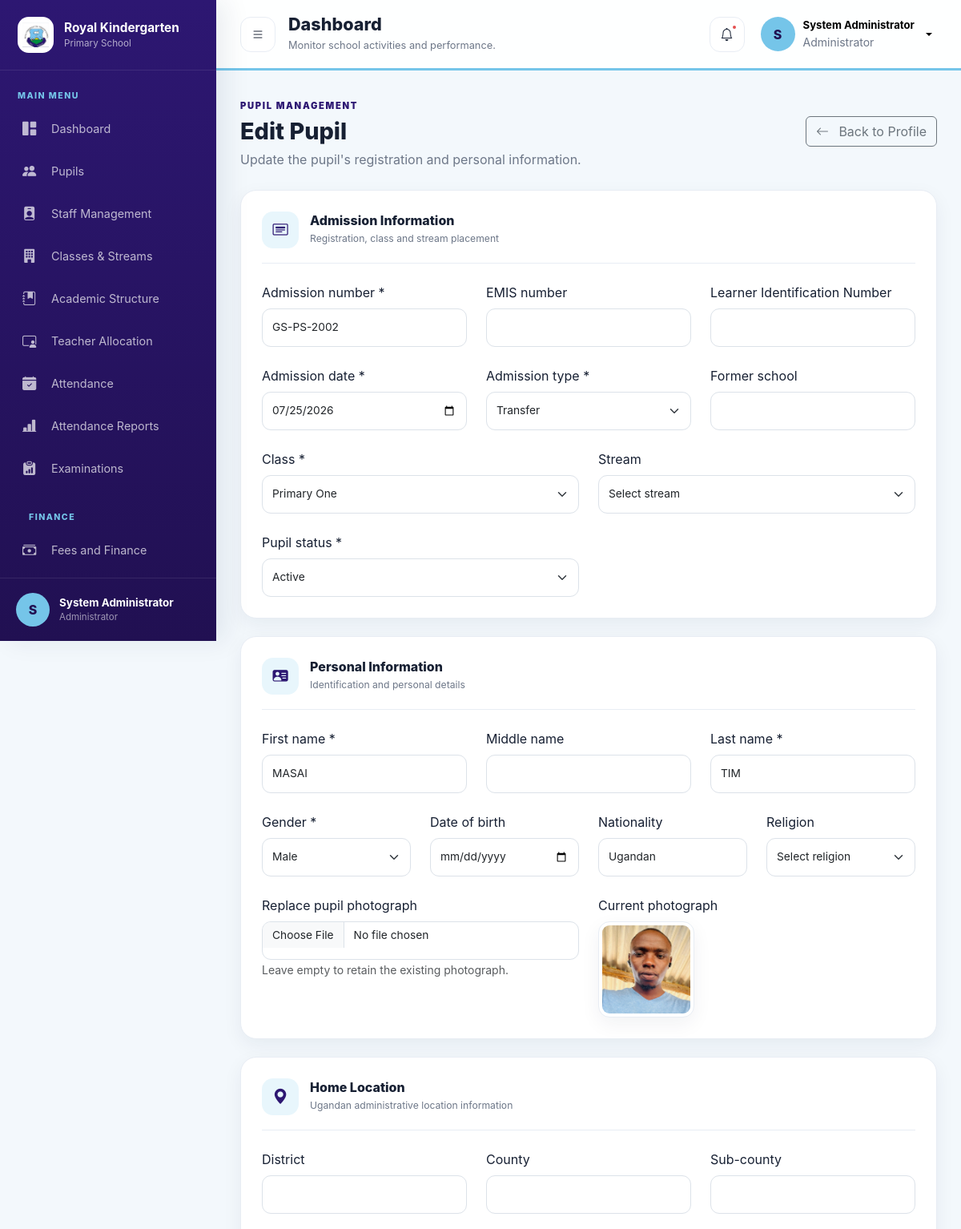
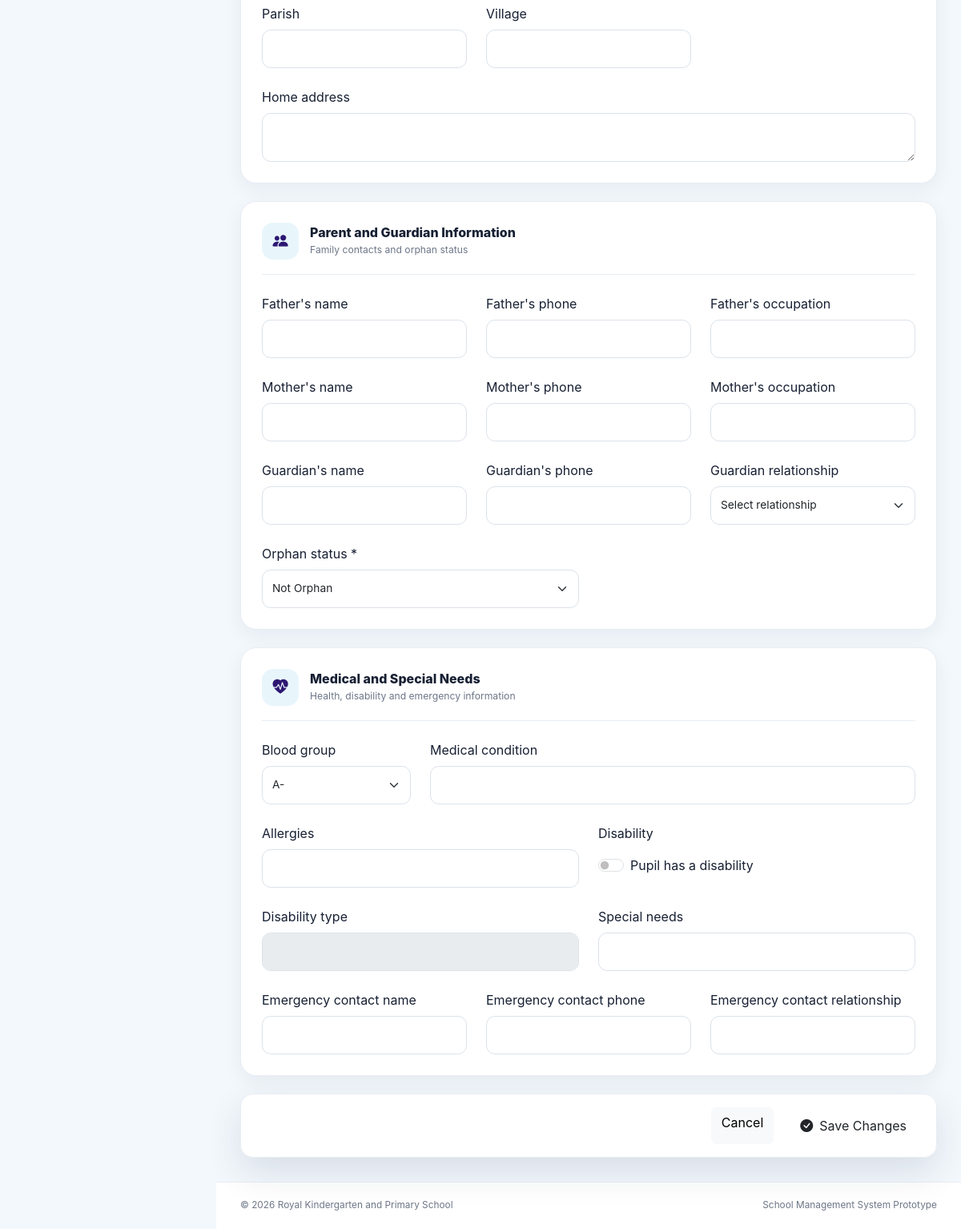
Page /pupils/edit.php?id=1 (signed in) on the committed database (2 pictures, top to bottom).
### tables this page shows
CREATE TABLE `pupils` (
  `id` int(10) UNSIGNED NOT NULL,
  `admission_number` varchar(50) NOT NULL,
  `emis_number` varchar(60) DEFAULT NULL,
  `lin_number` varchar(60) DEFAULT NULL,
  `first_name` varchar(80) NOT NULL,
  `middle_name` varchar(80) DEFAULT NULL,
  `last_name` varchar(80) NOT NULL,
  `gender` enum('Male','Female') NOT NULL,
  `date_of_birth` date DEFAULT NULL,
  `nationality` varchar(80) NOT NULL DEFAULT 'Ugandan',
  `religion` varchar(80) DEFAULT NULL,
  `class_id` int(10) UNSIGNED DEFAULT NULL,
  `stream_id` int(10) UNSIGNED DEFAULT NULL,
  `admission_date` date DEFAULT NULL,
  `admission_type` enum('New Admission','Transfer','Re-admission') NOT NULL DEFAULT 'New Admission',
  `former_school` varchar(180) DEFAULT NULL,
  `class_name` varchar(30) DEFAULT NULL,
  `stream_name` varchar(30) DEFAULT NULL,
  `district` varchar(100) DEFAULT NULL,
  `county` varchar(100) DEFAULT NULL,
  `sub_county` varchar(100) DEFAULT NULL,
  `parish` varchar(100) DEFAULT NULL,
  `village` varchar(100) DEFAULT NULL,
  `home_address` text DEFAULT NULL,
  `father_name` varchar(150) DEFAULT NULL,
  `father_phone` varchar(30) DEFAULT NULL,
  `father_occupation` varchar(120) DEFAULT NULL,
  `mother_name` varchar(150) DEFAULT NULL,
  `mother_phone` varchar(30) DEFAULT NULL,
  `mother_occupation` varchar(120) DEFAULT NULL,
  `guardian_name` varchar(150) DEFAULT NULL,
  `guardian_phone` varchar(30) DEFAULT NULL,
  `guardian_relationship` varchar(80) DEFAULT NULL,
  `orphan_status` enum('Not Orphan','Single Orphan - Father Deceased','Single Orphan - Mother Deceased','Double Orphan') NOT NULL DEFAULT 'Not Orphan',
  `blood_group` varchar(10) DEFAULT NULL,
  `medical_condition` text DEFAULT NULL,
  `allergies` text DEFAULT NULL,
  `has_disability` tinyint(1) NOT NULL DEFAULT 0,
  `disability_type` varchar(150) DEFAULT NULL,
  `special_needs` text DEFAULT NULL,
  `emergency_contact_name` varchar(150) DEFAULT NULL,
  `emergency_contact_phone` varchar(30) DEFAULT NULL,
  `emergency_contact_relationship` varchar(80) DEFAULT NULL,
  `photo` varchar(255) DEFAULT NULL,
  `pupil_status` enum('Active','Transferred','Completed','Dropped') DEFAULT 'Active',
  `created_at` timestamp NOT NULL DEFAULT current_timestamp(),
  `updated_at` timestamp NOT NULL DEFAULT current_timestamp() ON UPDATE current_timestamp()
);

### pupils/edit.php (the view, shortened to what the rows shown need)
<?php
require_once __DIR__ . '/../config/database.php';
$pupilId = filter_input(INPUT_GET, 'id', FILTER_VALIDATE_INT);
$pupilStatement = $pdo->prepare(
    'SELECT *
     FROM pupils
     WHERE id = :id
     LIMIT 1'
);
$pupilStatement->execute([
    'id' => $pupilId,
]);
$pupil = $pupilStatement->fetch();
$old = $_SESSION['old_input'] ?? [];
function editValue(
    array $old,
    array $pupil,
    string $field,
    mixed $default = ''
): string {
    $value = $old[$field] ?? $pupil[$field] ?? $default;
    return htmlspecialchars((string) $value);
}
?>
<!DOCTYPE html>
<html lang="en">
<head>
    <link
        href="https://cdn.jsdelivr.net/npm/bootstrap@5.3.3/dist/css/bootstrap.min.css"
        rel="stylesheet"
    >
    <link
        href="https://cdn.jsdelivr.net/npm/bootstrap-icons@1.11.3/font/bootstrap-icons.min.css"
        rel="stylesheet"
    >
    <link
        href="../assets/css/style.css"
        rel="stylesheet"
    >
</head>
<body class="dashboard-page">
<div class="app-main" id="appMain">
    <?php require_once __DIR__ . '/../includes/header.php'; ?>
    <main class="app-content">
        <section class="module-heading">
            <div>
                <h2>Edit Pupil</h2>
            </div>
        </section>
        <form
            action="update.php"
            method="POST"
            enctype="multipart/form-data"
        >
            <section class="form-section-card">
                <div class="row g-4">
                    <div class="col-md-4">
                        <label class="form-label">
                            Admission number *
                        </label>
                        <input
                            type="text"
                            name="admission_number"
                            class="form-control professional-input"
                            value="<?= editValue(
                                $old,
                                $pupil,
                                'admission_number'
                            ) ?>"
                            required
                        >
                    </div>
                    <div class="col-md-4">
                        <label class="form-label">
                            Admission date *
                        </label>
                        <input
                            type="date"
                            name="admission_date"
                            class="form-control professional-input"
                            value="<?= editValue(
                                $old,
                                $pupil,
                                'admission_date'
                            ) ?>"
                            required
                        >
                    </div>
                </div>
            </section>
            <section class="form-section-card">
                <div class="row g-4">
                    <div class="col-md-4">
                        <label class="form-label">
                            First name *
                        </label>
                        <input
                            type="text"
                            name="first_name"
                            class="form-control professional-input"
                            value="<?= editValue(
                                $old,
                                $pupil,
                                'first_name'
                            ) ?>"
                            required
                        >
                    </div>
                    <div class="col-md-4">
                        <label class="form-label">
                            Last name *
                        </label>
                        <input
                            type="text"
                            name="last_name"
                            class="form-control professional-input"
                            value="<?= editValue(
                                $old,
                                $pupil,
                                'last_name'
                            ) ?>"
                            required
                        >
                    </div>
                    <div class="col-md-3">
                        <label class="form-label">
                            Nationality
                        </label>
                        <input
                            type="text"
                            name="nationality"
                            class="form-control professional-input"
                            value="<?= editValue(
                                $old,
                                $pupil,
                                'nationality',
                                'Ugandan'
                            ) ?>"
                        >
                    </div>
                    <?php if (!empty($pupil['photo'])): ?>
                        <div class="col-md-6">
                            <label class="form-label d-block">
                                Current photograph
                            </label>
                            <img
                                src="../<?= htmlspecialchars(
                                    ltrim((string) $pupil['photo'], '/')
                                ) ?>"
                                alt="Current pupil photograph"
                                class="edit-pupil-photo-preview"
                            >
                        </div>
                    <?php endif; ?>
                </div>
            </section>
            <section class="form-section-card">
                <div class="row g-4">
                    <div class="col-md-6">
                        <div class="form-check form-switch pt-2">
                            <input
                                class="form-check-input"
                                type="checkbox"
                                name="has_disability"
                                id="hasDisability"
                                value="1"
                                <?= (
                                    (int) (
                                        $old['has_disability']
                                        ?? $pupil['has_disability']
                                        ?? 0
                                    ) === 1
                                ) ? 'checked' : '' ?>
                            >
                            <label
                                class="form-check-label"
                                for="hasDisability"
                            >
                                Pupil has a disability
                            </label>
                        </div>
                    </div>
                </div>
            </section>
        </form>
    </main>
</div>
</body>
</html>

### rows in the picture
pupils: admission_number "GS-PS-2002", admission_date "07/25/2026", first_name "MASAI", last_name "TIM", nationality "Ugandan", photo (picture)

### other values in the picture
substr($_SESSION['full_name'], 0, 1) "S"
$_SESSION['full_name'] "System Administrator"
$_SESSION['role'] "Administrator"
$label "Father's name"
$label "Father's phone"
$label "Father's occupation"
$label "Mother's name"
$label "Mother's phone"
$label "Mother's occupation"
$label "Guardian's name"
$label "Guardian's phone"
form field admission_type "Transfer"
form field class_id "Primary One"
form field pupil_status "Active"
form field orphan_status "Not Orphan"
